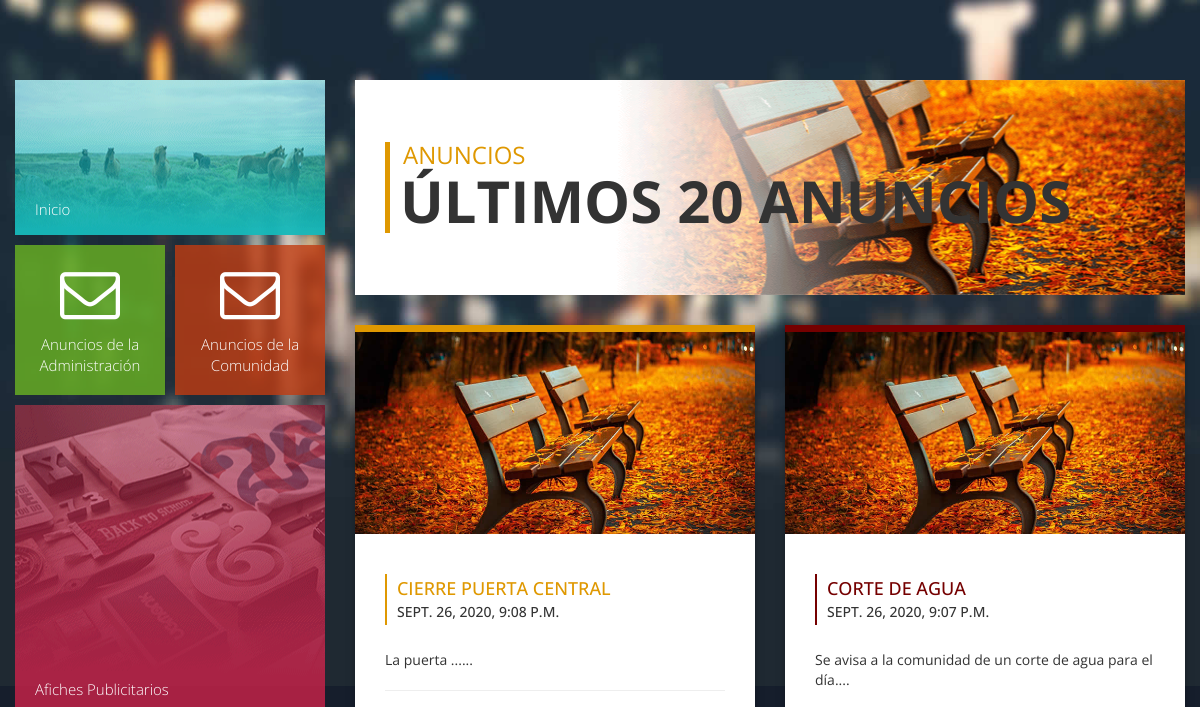
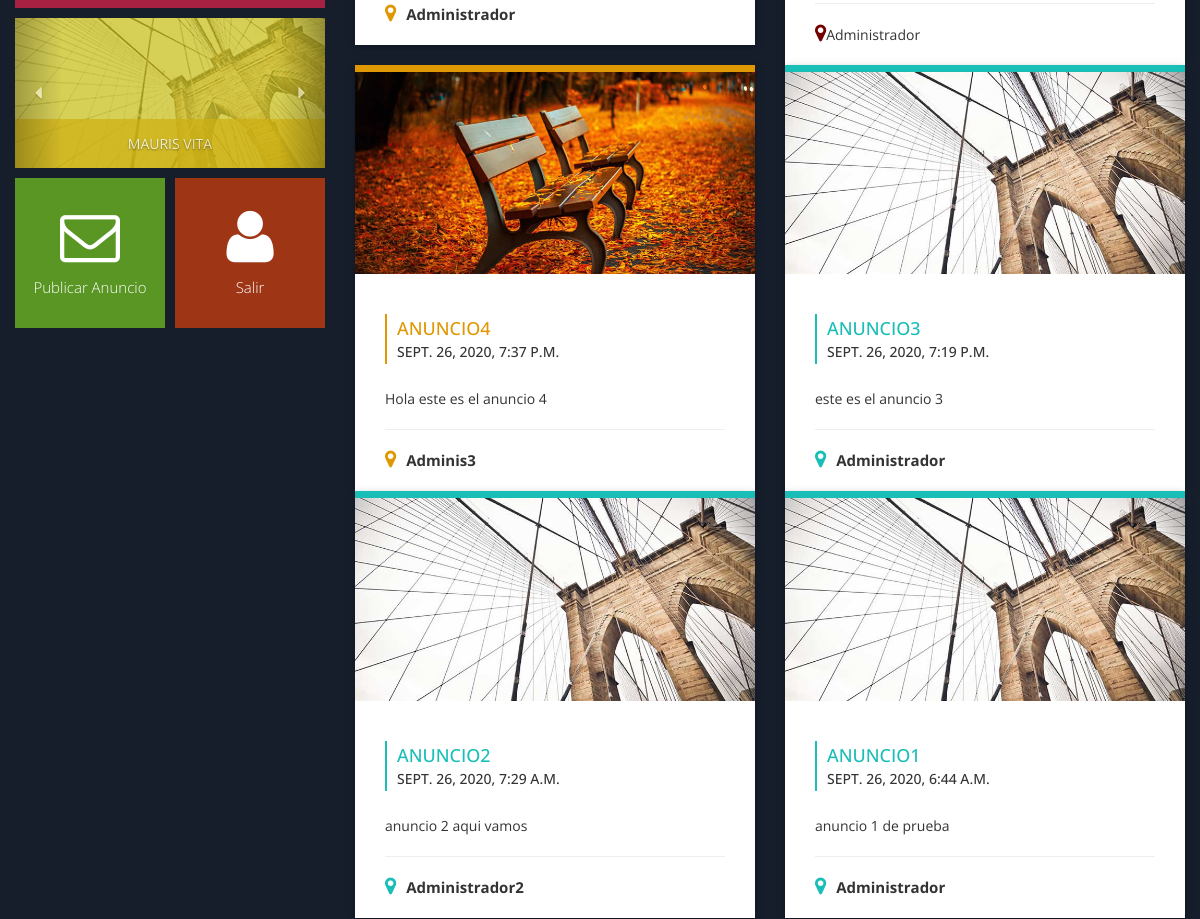
The app's page /news/ (signed in, upper part), older data (2 pictures, top to bottom).
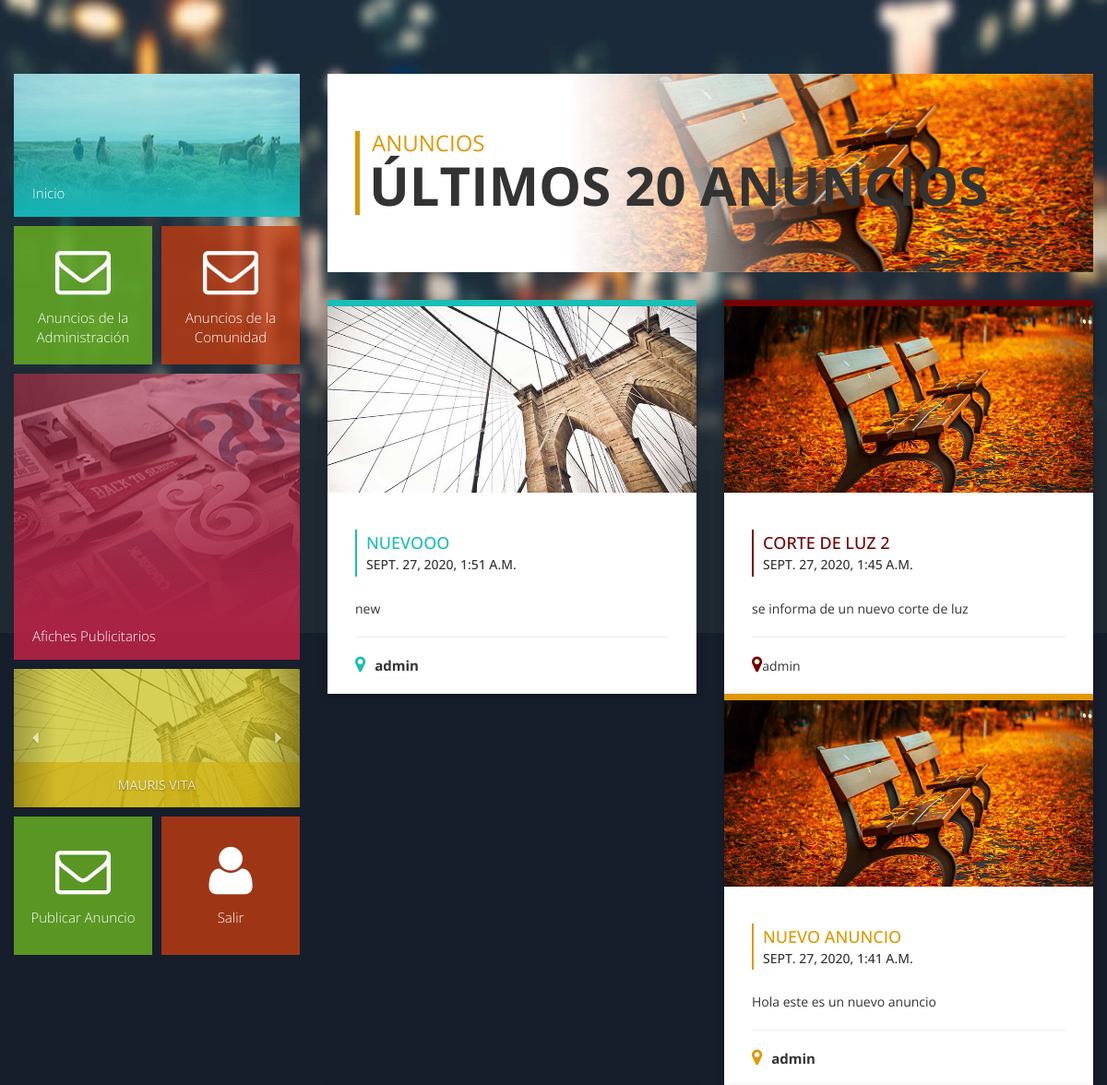
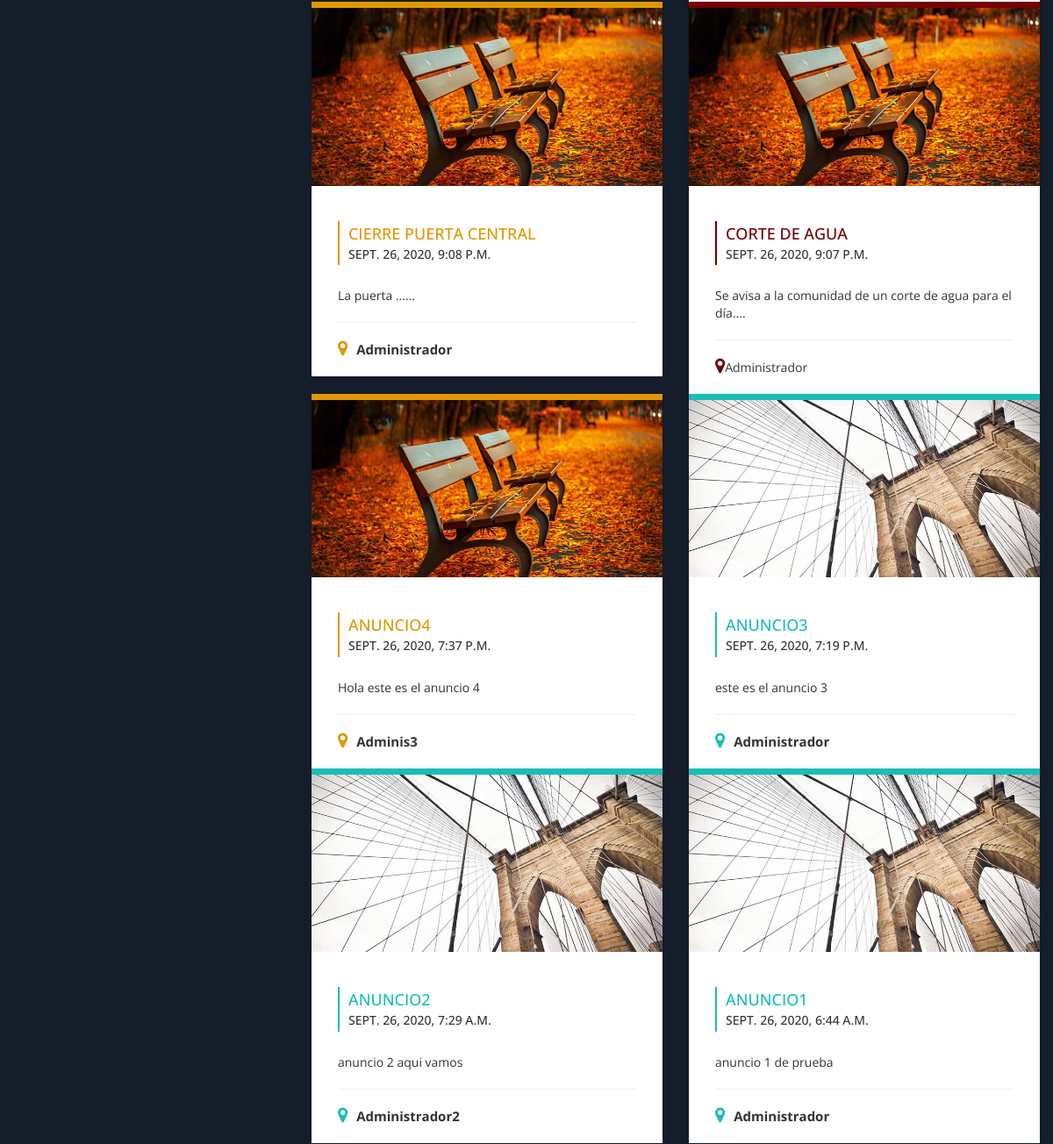
The same page, newer data (2 pictures, top to bottom).
### blog/models.py (models this page shows, shortened)
class Anuncio(models.Model):
    PRIORIDAD = (
        ('1', '1'),
        ('2', '2'),
        ('3', '3'),
    )
    TIPO = (
        ('0', '0'),
        ('1', '1'),
    )
    titulo = models.CharField(max_length=150)
    contenido = models.TextField()
    fecha = models.DateTimeField(auto_now_add=True)
    prioridad = models.CharField(max_length=3,
                              choices=PRIORIDAD,
                              default='1')
    categoria = models.CharField(max_length=150)
    imagen = models.ImageField(upload_to="blog", null=True, blank=True, verbose_name="Imagen")
    autor = models.CharField(max_length=60)
    tipo_usuario = models.CharField(max_length=3,
                              choices=TIPO,
                              default='0')
    class Meta:
        ordering = ('-fecha',)

### blog/views.py (the view)
# urls.py: path("news/", news, name="news"),
def news(request):
    if request.user.is_authenticated:
        anuncios_admin = Anuncio.objects.filter( tipo_usuario = "1" )[:10]
        anuncios_admin2 = Anuncio.objects.filter( tipo_usuario = "1" )[11:]
        return render(request,'blog/news.html',{'anuncios_admin':anuncios_admin,'anuncios_admin2':anuncios_admin2})
    return redirect('index')

### blog/templates/blog/news.html (shortened to what the changed rows need)
{% extends 'blog/base2.html' %}
{% load static %}
{% block contenido %}
                    <div class="content-main">
                        <div class="row margin-b-30">
                            {% for anuncios in anuncios_admin %}
                            <div class="col-xs-12 col-sm-12 col-md-6 col-lg-6">
                                {% if  anuncios.prioridad == "1"%}
                                <div class="box london">
                                {% endif %}
                                {% if  anuncios.prioridad == "2"%}
                                <div class="box paris">
                                {% endif %}
                                {% if  anuncios.prioridad == "3"%}
                                <div class="box moscow">
                                {% endif %}
                                    <div class="box-icon">
                                    {% if  anuncios.prioridad == "1"%}
                                        <img src="{%static 'blog/images/home-img-2.jpg' %}" alt="Image" class="img-responsive">
                                    {% endif %}
                                    {% if  anuncios.prioridad == "2"%}
                                        <img src="{%static 'blog/images/home-img-3.jpg' %}" alt="Image" class="img-responsive">
                                    {% endif %}
                                    {% if  anuncios.prioridad == "3"%}
                                        <img src="{%static 'blog/images/home-img-3.jpg' %}" alt="Image" class="img-responsive">
                                    {% endif %}
                                    </div>
                                    <div class="info float-container">
                                        {% if  anuncios.prioridad == "1"%}
                                        <div class="col-sm-12 london-title">
                                        {% endif %}
                                        {% if  anuncios.prioridad == "2"%}
                                        <div class="col-sm-12 london-title paris-title">
                                        {% endif %}
                                        {% if  anuncios.prioridad == "3"%}
                                        <div class="col-sm-12 moscow-title">
                                        {% endif %}
                                            <h3 class="text-uppercase">{{anuncios.titulo}}</h3>
                                            <h4 class="text-uppercase">{{anuncios.fecha}}</h4>
                                        </div>
                                        <p>{{anuncios.contenido}}</p><hr />
                                        <div class="col-sm-12 location-main">
                                            {% if  anuncios.prioridad == "1"%}
                                            <div class="pull-left location ">
                                            {% endif %}
                                            {% if  anuncios.prioridad == "2"%}
                                            <div class="pull-left location location2 ">
                                            {% endif %}
                                            {% if  anuncios.prioridad == "3"%}
                                            <div class="pull-left location3 ">
                                            {% endif %}
                                                <i class="fa fa-map-marker fa-2x"></i><span>{{anuncios.autor}}</span>
                                            </div>
                                        </div>
                                    </div>
                                </div>
                            </div>
                            {% endfor %}
                        </div>
                        </div>
                    </div>
{% endblock contenido %}

Row changes from the older to the newer data that the page shows:
added Anuncio: titulo "NUEVOOO", fecha "SEPT. 27, 2020, 1:51 A.M.", contenido "new", autor "admin"
added Anuncio: titulo "CORTE DE LUZ 2", fecha "SEPT. 27, 2020, 1:45 A.M.", contenido "se informa de un nuevo corte de luz", autor "admin"
added Anuncio: titulo "NUEVO ANUNCIO", fecha "SEPT. 27, 2020, 1:41 A.M.", contenido "Hola este es un nuevo anuncio", autor "admin"
